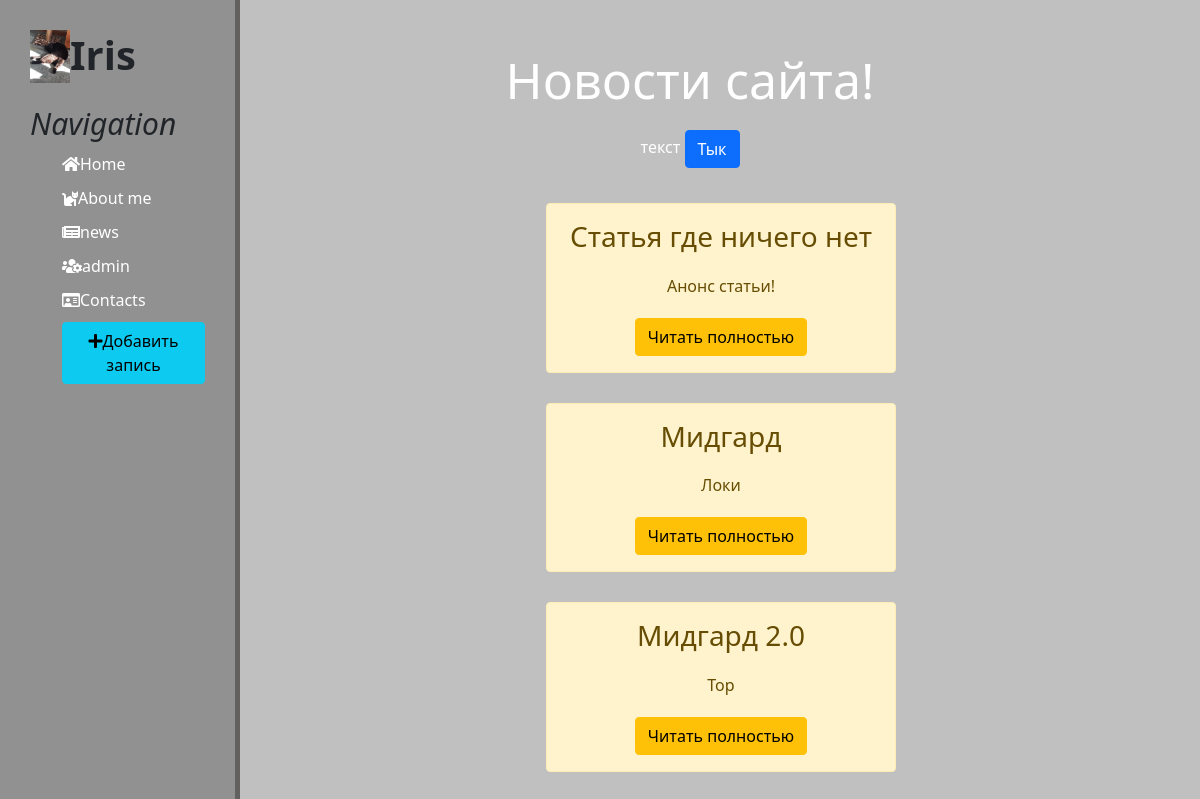
Page /news/ on the committed database.
### news/models.py (models this page shows, shortened)
class article(models.Model):
    title = models.CharField('Название', max_length=50, default='Статья')
    anons = models.CharField('Анонс', max_length=250, default='Анонс статьи!')
    full_text = models.TextField('Статья', default='Ничего нет')
    date = models.DateTimeField('Дата публикации')
    class Meta:
        verbose_name = 'Новость'
        verbose_name_plural = 'Новости'

### news/views.py (the view)
# urls.py: path('', views.news_home, name="hews_home"),
def news_home(request):
    news = article.objects.order_by('date')
    return render(request, 'news/news_home.html', {'news': news})

### news/templates/news/news_home.html (shortened to what this page needs)
<!doctype html>
<html lang="en">
<head>
    <link rel="stylesheet" href="https://cdn.jsdelivr.net/npm/bootstrap@5.1.0/dist/css/bootstrap.min.css">
    <link rel="stylesheet" href="/static/main/css/main.css">
    <link rel="stylesheet" href="https://use.fontawesome.com/releases/v5.8.2/css/all.css">
</head>
<body>
    <aside>
        <img src="/static/main/img/5VPyaTz_XOA.jpg" alt="miao" width="200px">
        <p class="logo">Iris</p>
        <h3>Navigation</h3>
        <ul>
            <a href="{%url 'home'%}"><li><i class="fas fa-home"></i>Home</li></a>
            <a href="{%url 'about'%}"><li><i class="fas fa-cat"></i>About me</li></a>
            <a href="{%url 'hews_home'%}"><li><i class="fas fa-newspaper"></i>news</li></a>
            <a href="/admin"><li><i class="fas fa-users-cog"></i>admin</li></a>
            <a href=""><li><i class="far fa-id-card"></i>Contacts</li></a>
            <a href="{% url 'create' %}"><li><button class="btn btn-info"><i class="fas fa-plus"></i>Добавить запись</button></li></a>
        </ul>
    </aside>
    <main>
        <div class="features">
            <h1>Новости сайта!</h1>
            <p>текст <button type="button" class="btn btn-primary">Тык</button> </p>
            {% if news %}
            {% for el in news %}
            <div class="alert alert-warning" role="alert">
                <h3> {{el.title}} </h3>
                <p> {{el.anons}}</p>
                <a href="{% url 'detail_view' el.id%}" class="btn btn-warning">Читать полностью</a>
            </div>
            {% endfor %}
            {% else %}
            <p>У вас нет записей :(</p>
            {% endif %}
        </div>
    </main>
</body>
</html>

### main/static/main/css/main.css (style rules this page uses)
body { background: #c0c0c0; }
aside { float: left; background: #929191; width: 20%; padding: 2.5%; height: 100vh; border-right: 5px solid #636060; }
aside img { float: left; width: 40px; }
aside .logo { font-size: 40px; margin-left: 10px; font-weight: 700; position: relative; top: -5px; }
aside h3 { margin: 0; font-size: 30px; font-style: italic; }
aside a { text-decoration: none; }
aside ul { list-style: none; }
aside ul li { color: #fff; display: block; margin-top: 10px; transition: all .6s ease; }
main .features { float:left; color: #fff; margin-top: 50px; text-align: center; width: 75%; }
main .features h1 { font-size: 50px; }
main .features p { max-width: 400px; margin: 20px auto; }

### news/templates/news/news_home.html (style rules this page uses)
.alert-warning { float:left; clear: both; width: 350px; margin: 15px 34%; text-align: center; }

### rows in the picture
article: title "Статья где ничего нет", anons "Анонс статьи!"
article: title "Мидгард", anons "Локи"
article: title "Мидгард 2.0", anons "Тор"
